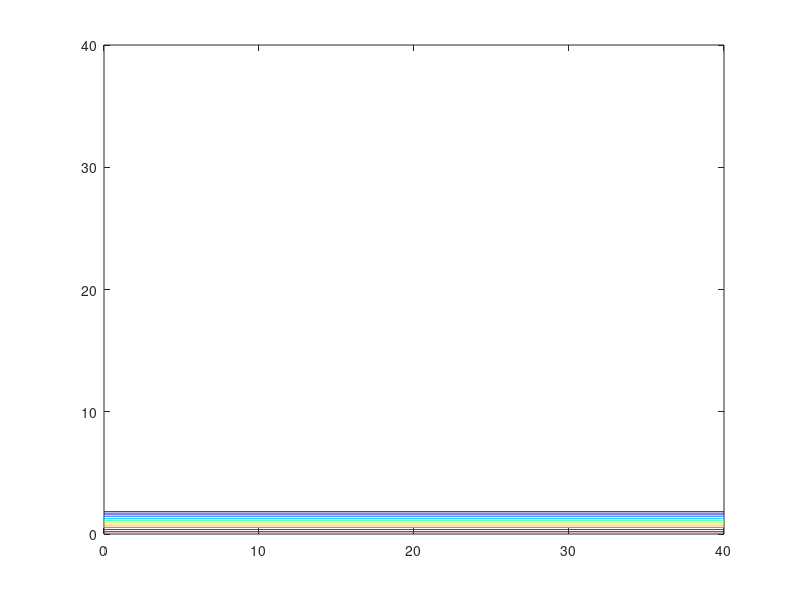
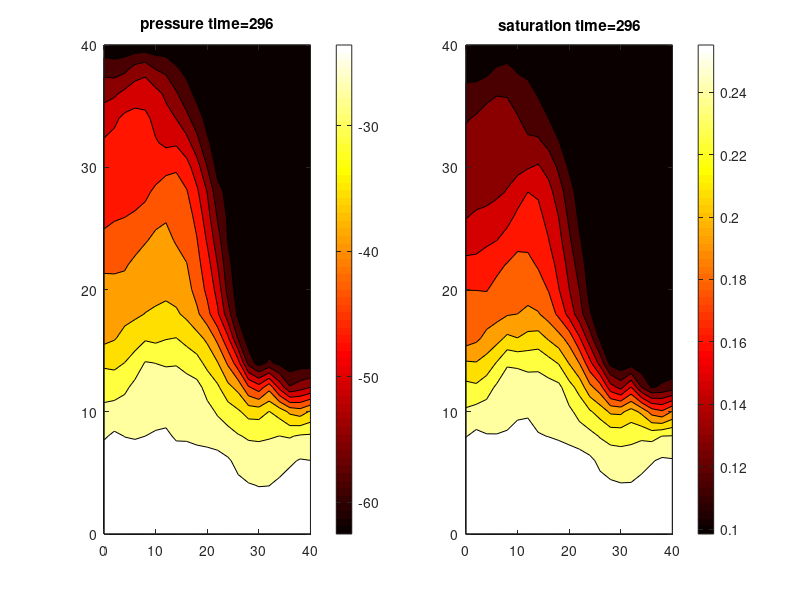

These charts were generated, in order, by the following MATLAB code:
function [  ] = Richard2Dv28()
% 2D Richards equation with constant boundary condition 
% H based Richards equation
%
% First edition: Weix 20/04/2017 
%
% point type N: normal (N is natural number)
%  		  	 0: Dirichlet BC
%		  	 -N: Neuman BC 
%
% Version IV: 
%
% Version 1.40 : Weix 12/04/2017 
% improve the flexibilities (for different BC and domain) by
% introducing the indexMatrix and use 0 to indicate D-BC.
% Version 1.50 : Weix 13/04/2017 
% Vectorization
% Version 2.70: 24/04/2017 
% add Updata Neumann boundary condition. Update the way points are
% accessed. (see Richard1Dv27 for more history)
% Version 2.72: 25/04/2017 improve organization
% Version 2.8: 02/05/2017 Use class definition to seperate code.
%%
tic
mesh=struct;
% Spatial setup
mesh.lengthZ=40;
mesh.deltaZ=2;
mesh.nZ=mesh.lengthZ/mesh.deltaZ+1;

mesh.lengthX=40;
mesh.deltaX=2;
mesh.nX=mesh.lengthX/mesh.deltaX+1;

% Temporal setup
lengthTime=300;
deltaTime=1;
nTime=lengthTime/deltaTime;

% Iteration setup
nMaxIteration=1000;
miniIteError=0.1;

% Mesh
% [X,Z] = meshgrid(0:deltaX:lengthX,0:deltaZ:lengthZ);
[mesh.Z,mesh.X] = ndgrid(0:mesh.deltaZ:mesh.lengthZ,0:mesh.deltaX:mesh.lengthX);

% Permeability field
Ks=permeabilityField([mesh.Z(:),mesh.X(:)])*0.005;
mesh.Ks=reshape(Ks,mesh.nZ,mesh.nX);

%plot permeability field
% pcolor(X,Z,Ks)
% shading interp;
% colormap jet;

% Option 1       
% Make nodeIndex matrix. It indicate the sequence nodes are accessed and the type of node.  
%     mesh.nodeIndex=zeros(mesh.nZ,mesh.nX);
%     mesh.nodeIndex(2:end-1,2:end-1)=reshape(uint32(1:(mesh.nZ-2)*(mesh.nX-2)), (mesh.nZ-2), (mesh.nX-2));    
% 
%     nodeInFieldIndex=find(mesh.nodeIndex);
% 
%     %%% 
%     %initial state
%     H_init=zeros(mesh.nZ,mesh.nX);
%     H_init(2:end-1,2:end-1)=-61.5;
% 
%     %BC
%     % bcLeft=ones(nNodeZ,1)*-20.7;
%     % bcRight=ones(nNodeZ,1)*-61.5;
%     % bcTop=ones(nNodeX,1)*-20.7;
%     % bcBottom=ones(nNodeX,1)*-61.5;
% 
% 
%         % A more interesting setup
%         bcLeft=ones(mesh.nZ,1)*-20.7;
%         bcRight=ones(mesh.nZ,1)*-20.7;
%         bcTop=ones(mesh.nX,1)*-20.7;
%         bcBottom=ones(mesh.nX,1)*-24.7;
% 
% 
%     H_init(1,1:end)=bcTop;
%     H_init(end,1:end)=bcBottom;
% 
%     H_init(1:end,1)=bcLeft;
%     H_init(1:end,end)=bcRight;

% Option 2 Neumann BC on left and right 
    mesh.nodeIndex=zeros(mesh.nZ,mesh.nX);
    mesh.nodeIndex(2:end-1,1:end)=reshape(uint32(1:(mesh.nZ-2)*(mesh.nX)), (mesh.nZ-2), (mesh.nX));  
    
    nodeInFieldIndex=find(mesh.nodeIndex);

    mesh.nodeIndex(:,1)=-mesh.nodeIndex(:,1);
    mesh.nodeIndex(:,end)=-mesh.nodeIndex(:,end);
    
    H_init=ones(mesh.nZ,mesh.nX)*-61.5;
%     H_init(2:end-1,2:end-1)=-61.5;
    H_init(1,1:end)=ones(mesh.nX,1)*-20.7;
    H_init(end,1:end)=ones(mesh.nX,1)*-61.5;

%% MAIN
mesh.nNode=length(mesh.nodeIndex(mesh.nodeIndex~=0));

mesh.H=H_init;
for t=1:nTime
      
    previousH= mesh.H;
    for k=1:nMaxIteration 
        
        H0=mesh.H;
        
        [A,B] = PicardFdm(mesh,deltaTime,previousH);
        hFree=A\(-B);
                
%         H(find(nodeIndex))=hFree;       %pay extra attention to ordering
        mesh.H(nodeInFieldIndex)=hFree; 
        
        sseIte=sum((mesh.H(:)-H0(:)).^2);
        if sqrt(sseIte)<miniIteError 
            break 
        end
        
    end
    
    TheataRecord(:,:,t)=mesh.H;

end


toc
    
figure(1)
pcolor(mesh.X,mesh.Z,mesh.Ks)
shading interp;
colormap jet;

%     figure(2)
%     surf(X,Z,TheataRecord(:,:,end))
%     shading interp;
%     colormap jet;
% 
% 
%     figure(3)
%     surf(H_init);
% 
%     for t=1:nTime
%         surf(X,Z,TheataRecord(:,:,t))
%     %     shading interp;
%         title(sprintf('time=%i',t))
%         drawnow
%         frame(t)=getframe;
% 
%     end
% 
% 
%     figure(4)
%     contour(X,Z,H_init)
% 
%     for t=1:nTime
%         contour(X,Z,TheataRecord(:,:,t))
%     %     shading interp;
%         title(sprintf('time=%i',t))
%         drawnow
%         frame(t)=getframe;
% 
%     end



contour(mesh.X,mesh.Z,H_init)

figure(5)
for t=1:5:nTime

    subplot(1,2,1)
    contourf(mesh.X,mesh.Z,TheataRecord(:,:,t))
    colormap(hot)
    colorbar
%     shading interp;
    title(sprintf('pressure time=%i',t))
    
    subplot(1,2,2)
    contourf(mesh.X,mesh.Z,theataFunc(TheataRecord(:,:,t)))
    colormap(hot)
    colorbar
%     shading interp;
    
    title(sprintf('saturation time=%i',t))
    drawnow
    frame(t)=getframe;

end




end 

 function [A,B] = PicardFdm(mesh,deltaTime,previousH)
 % Function used to discretize Richards equation FDM on time and space.
 % It accept Dirichlet BC (0) and homogeneous Neuman BC (miuns R).
 
        A=speye(length(mesh.nNode));
        B=zeros(length(mesh.nNode),1);
        
        C=theataDifFunc(mesh.H);
%         K=kFunc(H);
        K=kFieldFunc(mesh.H,mesh.Ks);

        for iZ=1:mesh.nZ
            for iX=1:mesh.nX
            
                indexCenter=mesh.nodeIndex(iZ,iX);
                
                switch sign(indexCenter)                    
                    case 0      %is NOT a free node with index number
                        continue
                    case -1     %TODO this is wrong As NBC location (0 flux direction) need to be found.

                        if iZ==1        % a top NBC point               
                           indexUp=0;                             
                           %Forge a up ghost point 
                           nbcValue=0;  
                           hUp=  mesh.H(iZ+1,iX)- 2* mesh.deltaZ* nbcValue; %TODO NBCvalue free control

                           kHalfDown =(K(iZ,iX)+K(iZ+1,iX))/2;                         
                           kHalfUp=kHalfDown;  %Vitual K 

                        else
                           indexUp=mesh.nodeIndex(iZ-1,iX);
                           kHalfUp  =(K(iZ,iX)+K(iZ-1,iX))/2; 
                           hUp=mesh.H(iZ-1,iX);
                        end

                        if iZ==mesh.nZ       %if a bottom NBC point             
                           indexDown=0;                             
                           %Forge a up ghost point 
                           nbcValue=0;  
                           hDown=  mesh.H(iZ-1,iX)- 2* mesh.deltaZ* nbcValue; %TODO NBCvalue free control

                           kHalfUp   =(K(iZ,iX)+K(iZ-1,iX))/2;
                           kHalfDown =kHalfUp;       %Vitual K    
                        else 
                           indexDown=mesh.nodeIndex(iZ+1,iX);
                           kHalfDown  =(K(iZ,iX)+K(iZ+1,iX))/2; 
                           hDown=mesh.H(iZ+1,iX);  
                        end

                        if iX==1        % a left NBC point               
                           indexLeft=0;                             
                           %Forge a up ghost point 
                           nbcValue=0;  
                           hLeft=  mesh.H(iZ,iX+1)- 2* mesh.deltaX* nbcValue; %TODO NBCvalue free control

                           kHalfRight =(K(iZ,iX)+K(iZ,iX+1))/2;                         
                           kHalfLeft=kHalfRight; %Vitual K  

                        else
                           indexLeft=mesh.nodeIndex(iZ,iX-1);
                           kHalfLeft  =(K(iZ,iX)+K(iZ,iX-1))/2; 
                           hLeft=mesh.H(iZ,iX-1);
                        end

                        if iX==mesh.nX        % a right NBC point               
                           indexRight=0;                             
                           %Forge a up ghost point 
                           nbcValue=0;  
                           hRight=  mesh.H(iZ,iX-1)- 2* mesh.deltaX* nbcValue; %TODO NBCvalue free control

                           kHalfLeft =(K(iZ,iX)+K(iZ,iX-1))/2;                         
                           kHalfRight=kHalfLeft; %Vitual K  

                        else
                           indexRight=mesh.nodeIndex(iZ,iX+1);
                           kHalfRight  =(K(iZ,iX)+K(iZ,iX+1))/2; 
                           hRight=mesh.H(iZ,iX+1);
                        end
                    case 1      % if Normal inner point
                    
                        indexUp=mesh.nodeIndex(iZ-1,iX);
                        indexDown=mesh.nodeIndex(iZ+1,iX);
                        indexLeft=mesh.nodeIndex(iZ,iX-1);
                        indexRight=mesh.nodeIndex(iZ,iX+1);

                        hUp=mesh.H(iZ-1,iX);
                        hDown=mesh.H(iZ+1,iX);
                        hLeft=mesh.H(iZ,iX-1);
                        hRight=mesh.H(iZ,iX+1);

                        kHalfUp   =(K(iZ,iX)+K(iZ-1,iX))/2;
                        kHalfDown =(K(iZ,iX)+K(iZ+1,iX))/2;
                        kHalfLeft =(K(iZ,iX)+K(iZ,iX-1))/2;
                        kHalfRight=(K(iZ,iX)+K(iZ,iX+1))/2;
                    otherwise 
                        error('unknown node type');
    
                end   
                
                cCenter=C(iZ,1);   

                wUp   = -kHalfUp  ./mesh.deltaZ^2;
                wDown = -kHalfDown./mesh.deltaZ^2;
                wLeft = -kHalfLeft./mesh.deltaX^2;
                wRight= -kHalfRight./mesh.deltaX^2;

                wCenter=cCenter/deltaTime-wUp-wDown-wLeft-wRight;

                b=(kHalfDown-kHalfUp)/mesh.deltaZ-previousH(iZ,iX)*cCenter/deltaTime;

                %modify if neighbours are DBC points           
                b=b + wUp   * hUp   * ~indexUp...
                    + wDown * hDown * ~indexDown...
                    + wLeft * hLeft * ~indexLeft...
                    + wRight * hRight * ~indexRight;


                indexUp=abs(indexUp);
                indexDown=abs(indexDown);
                indexLeft=abs(indexLeft);
                indexRight=abs(indexRight);
                indexCenter=abs(indexCenter);

                if indexUp>0 A(indexCenter,indexUp)=wUp; end
                if indexDown>0 A(indexCenter,indexDown)=wDown; end
                if indexLeft>0 A(indexCenter,indexLeft)=wLeft; end
                if indexRight>0 A(indexCenter,indexRight)=wRight; end

                A(indexCenter,indexCenter)=wCenter;
                B(indexCenter,1)=b;
                   
            end
        end
end







function [A,b]=RichardsPicard(mesh)
%This is supposed to be a linear operator on the mesh (provided values) to assemble Ax+b=0 
% it would call [weight]=weightGen(h,hL,hR,hT,hB) function onece assign all
% neighbours.
    A=speye(length(mesh.nNode));
    B=zeros(length(mesh.nNode),1);

    C=theataDifFunc(mesh.H);
    K=kFieldFunc(mesh.H,mesh.Ks);

    for iZ=1:nZ
        for iX=1:nX
            indexCenter=nodeIndex(iZ,iX);
            
            switch sign(indexCenter)        
                case 0      %is NOT a free node with index number
                    continue
                case -1     %TODO this is wrong As NBC location (0 flux direction) need to be found.
                    
                case 1      % if Normal inner point
                    
                    indexUp=nodeIndex(iZ-1,iX);
                    indexDown=nodeIndex(iZ+1,iX);
                    indexLeft=nodeIndex(iZ,iX-1);
                    indexRight=nodeIndex(iZ,iX+1);

                    hUp=H(iZ-1,iX);
                    hDown=H(iZ+1,iX);
                    hLeft=H(iZ,iX-1);
                    hRight=H(iZ,iX+1);

                    kHalfUp   =(K(iZ,iX)+K(iZ-1,iX))/2;
                    kHalfDown =(K(iZ,iX)+K(iZ+1,iX))/2;
                    kHalfLeft =(K(iZ,iX)+K(iZ,iX-1))/2;
                    kHalfRight=(K(iZ,iX)+K(iZ,iX+1))/2;
                otherwise 
                    error('unknown node type');
            end
                   
        
        end
    end
    
end


function  [weight]=weightGen(h,hL,hR,hT,hB)
%function the generate weight connecting hi and its neighbour
%not finished
    wUp   = -(K(iZ,iX)+K(iZ-1,iX))/2 ./deltaZ^2;
    
end



function theata=theataFunc(H)
theataS=0.287;
theataR=0.075;
alpha=1.611e6;
beta=3.96;

theata=alpha.*(theataS-theataR)./(alpha+abs(H).^beta)+theataR;
end

function theataDif=theataDifFunc(H)
theata_s=0.287;
theata_r=0.075;
alpha=1.611e6;
beta=3.96;

theataDif=-alpha.*(theata_s-theata_r).*-1.*(alpha+abs(H).^beta).^(-2).*abs(H).^(beta-1);

end

function result=kFunc(H)
rho=1.175e6;
r=4.74;
k_s=0.00944;

result=k_s.*rho./(rho+abs(H).^r);
end

function result=kFieldFunc(H,ks)
% H and k must be the same sizes
rho=1.175e6;
r=4.74;

result=ks.*rho./(rho+abs(H).^r);
end




function Ks=permeabilityField(X)
% pointCoordinate=[X(:),Z(:)];
lenscale=10; %larger number means less stochastic field. Thus less smooth.
[nX,dimX]=size(X);

%calculate distance matrix
distance = pdist(X);
distanceMatrix = squareform(distance);

%calculate covariance matrix
covMatrix=exp(-distanceMatrix./lenscale);    

% KL decomposition on covariance matrix via SVD/eigen decomposition
% [klBasis,klEigenValue] = eigs(covMatrix,nY*nX); 
[klBasis,klEigenValue,~] = svds(covMatrix,nX); 


% [nKlBasis,~]=sizes(klBasis);


%Generate independent normal samples 
seed=102;
rng(seed);
sample= randn(nX,1);

%make multivariate Gaussian distributions with samples. zero mean.
%Covariance specified though KL basis.
Ks=klBasis*sqrt(klEigenValue)*sample;
% Ks=reshape(Ks,nY,nX);

% a log (multi) normal permeability field
Ks=exp(Ks);

end

